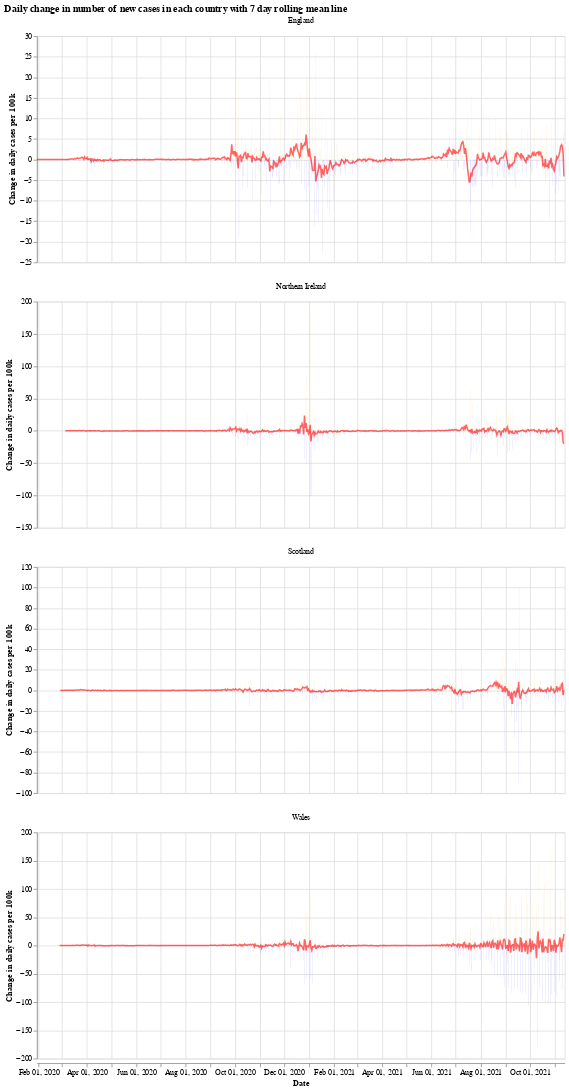

Here is the notebook cell this chart was saved with:
### Markdown cell above
We will use the Python library `Altair` for visualising the data, see the [altair docs](https://altair-viz.github.io/) for more information.

First we have a graph which shows the daily change in the number of new cases for each country. This number jumps up and down all over the place, which is likely due to delay in reporting of new cases over the weekend. Another interesting thing is that it looks like the daily cases in Wales experienced a much shorter period of calm over the summer (calm in the sense of daily cases not jumping up and down).

The orange bars are days when the number of new cases (per 100k population) was more than the previous day, while the blue are days when the number of new cases dropped. The red line is the 7 day moving average. 

When the moving average line is below 0, it means that there is a consistent drop in new cases. We can see this clearly happening around the times that lockdowns were introduced (though, to varying degrees). I will update the graphs soon with a marker of when each lockdown started.

### Code cell
# collapse
import altair as alt

bars = alt.Chart(uk_cases).mark_bar().encode(
    x=alt.X("yearmonthdate(date):T", axis=alt.Axis(title='Date')),
    y=alt.Y("casesChangeRate:Q", axis=alt.Axis(title='Change in daily cases per 100k')),
    tooltip='casesChange',
    color=alt.condition(
        alt.datum.casesChangeRate > 0,
        alt.value("orange"),  # The positive color
        alt.value("blue")  # The negative color
    )
).properties(title='Daily change in number of new cases with 7 day rolling mean',width=700).interactive()

line = alt.Chart(uk_cases).mark_line(
    color='red',
    size=2,
    opacity=0.6
).transform_window(
    rolling_mean='mean(casesChangeRate)',
    frame=[0, 7],
    groupby=['areaName']
).encode(
    x='yearmonthdate(date):T',
    y='rolling_mean:Q'
)

alt.layer(bars, line, data=uk_cases).facet(alt.Column(
    'areaName', title=''), columns=1).resolve_scale(y='independent').properties(title='Daily change in number of new cases in each country with 7 day rolling mean line')

### Figure 1 — Vega-Lite specification as saved in the notebook (floating-point values rounded to 4 significant figures; data arrays with more than 128 entries replaced by an {"elided": "..."} marker saying what was removed)
{"config": {"view": {"continuousWidth": 400, "continuousHeight": 300}}, "data": {"name": "data-36bf9707e404dac97ebd73c30e26b131"}, "facet": {"type": "nominal", "field": "areaName", "title": ""}, "spec": {"layer": [{"mark": "bar", "encoding": {"color": {"condition": {"value": "orange", "test": "(datum.casesChangeRate > 0)"}, "value": "blue"}, "tooltip": {"type": "quantitative", "field": "casesChange"}, "x": {"type": "temporal", "axis": {"title": "Date"}, "field": "date", "timeUnit": "yearmonthdate"}, "y": {"type": "quantitative", "axis": {"title": "Change in daily cases per 100k"}, "field": "casesChangeRate"}}, "selection": {"selector001": {"type": "interval", "bind": "scales", "encodings": ["x", "y"]}}, "title": "Daily change in number of new cases with 7 day rolling mean", "width": 700}, {"mark": {"type": "line", "color": "red", "opacity": 0.6, "size": 2}, "encoding": {"x": {"type": "temporal", "field": "date", "timeUnit": "yearmonthdate"}, "y": {"type": "quantitative", "field": "rolling_mean"}}, "transform": [{"window": [{"op": "mean", "field": "casesChangeRate", "as": "rolling_mean"}], "frame": [0, 7], "groupby": ["areaName"]}]}]}, "columns": 1, "resolve": {"scale": {"y": "independent"}}, "title": "Daily change in number of new cases in each country with 7 day rolling mean line", "$schema": "https://vega.github.io/schema/vega-lite/v4.8.1.json", "datasets": {"data-36bf9707e404dac97ebd73c30e26b131": {"elided": "2520 records"}}}
